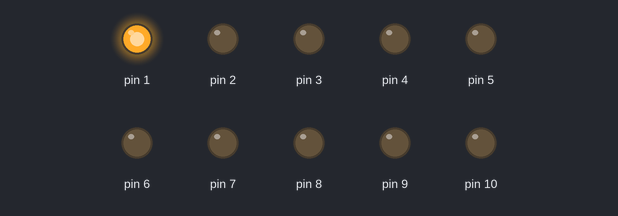
Bench run of a sketch on a simulated Arduino Uno, built with avr-gcc and run on an emulated ATmega328P. On the bench: output pins drawn as LEDs (lit = HIGH).

Above: at 0.12 s.
At 4.62 s:
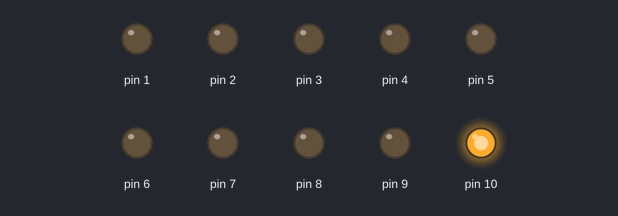
At 10.12 s:
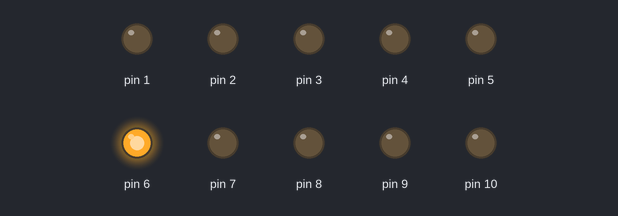
At 20.12 s:
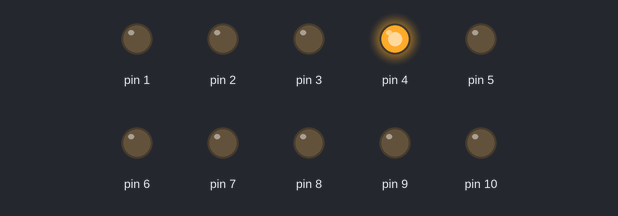
At 28.12 s:
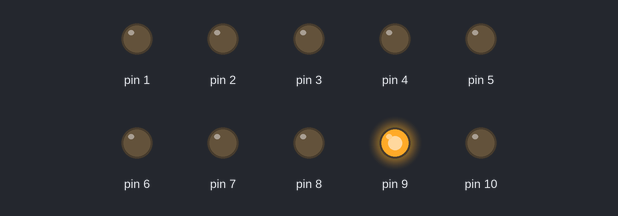
At 39.87 s:
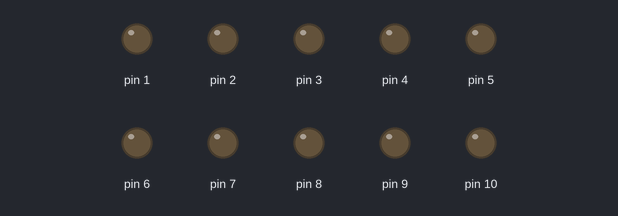
Timing chart, 0 to 40.0 s (numbered marks = the images above):
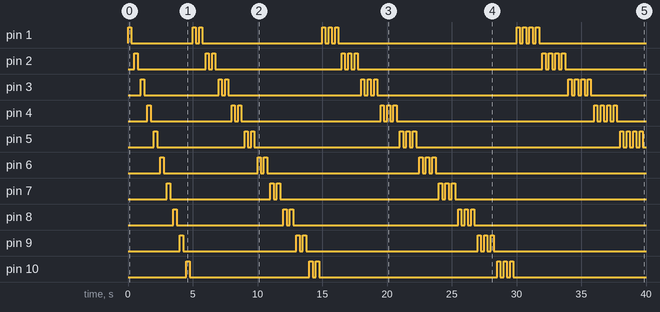

Measured:
- by itself, pin 1: LOW → HIGH at 0.00 s, → LOW 0.25 s later, → HIGH 4.8 s later, → LOW 0.25 s later, … (20 changes in this stretch)
- by itself, pin 2: LOW → HIGH at 0.50 s, → LOW 0.25 s later, → HIGH 5.3 s later, → LOW 0.25 s later, … (20 changes in this stretch)
- by itself, pin 3: LOW → HIGH at 1.0 s, → LOW 0.25 s later, → HIGH 5.8 s later, → LOW 0.25 s later, … (20 changes in this stretch)
- by itself, pin 4: LOW → HIGH at 1.5 s, → LOW 0.25 s later, → HIGH 6.3 s later, → LOW 0.25 s later, … (20 changes in this stretch)
- by itself, pin 5: LOW → HIGH at 2.0 s, → LOW 0.25 s later, → HIGH 6.8 s later, → LOW 0.25 s later, … (20 changes in this stretch)
- by itself, pin 6: LOW → HIGH at 2.5 s, → LOW 0.25 s later, → HIGH 7.3 s later, → LOW 0.25 s later, … (12 changes in this stretch)
- by itself, pin 7: LOW → HIGH at 3.0 s, → LOW 0.25 s later, → HIGH 7.8 s later, → LOW 0.25 s later, … (12 changes in this stretch)
- by itself, pin 8: LOW → HIGH at 3.5 s, → LOW 0.25 s later, → HIGH 8.3 s later, → LOW 0.25 s later, … (12 changes in this stretch)

The sketch:

second.ino
```cpp
// C++ code
//
int zm1,zm2,zm3 = 0; //DEKLARACJA ZMIENNYCH
void setup() //DEKLARACJA UZYWANYCH PINOW
{
 pinMode(1, OUTPUT);
 pinMode(2, OUTPUT);
 pinMode(3, OUTPUT);
 pinMode(4, OUTPUT);
 pinMode(5, OUTPUT);
 pinMode(6, OUTPUT);
 pinMode(7, OUTPUT);
 pinMode(8, OUTPUT);
 pinMode(9, OUTPUT);
 pinMode(10, OUTPUT);
//USTAWIANIE WARTOSCI POCZATKOWYCH ZM.
  zm1 = 250;
  zm2 = 1;
  zm3 = 1;
}
void loop()
{

 for (zm3 = 0; zm3 < 10; zm3++){ //PETLA POWTARZAJACA SIE 10X
     for (zm2 = 1; zm2 < 11; zm2++){ //PETLA ZALACZAJACE LAMPKI W KOLEJNOSCI
         for(int i = 0; i < zm3; i++){ //PETLA ODPOWIADAJCA ZA ILOSC POWTORZEN WLACZENIA DIODY
              digitalWrite(zm2, HIGH);
              delay(zm1); //OPOZNIENIE
              digitalWrite(zm2, LOW);
              delay(zm1);
         }
     }
 }
}
```
